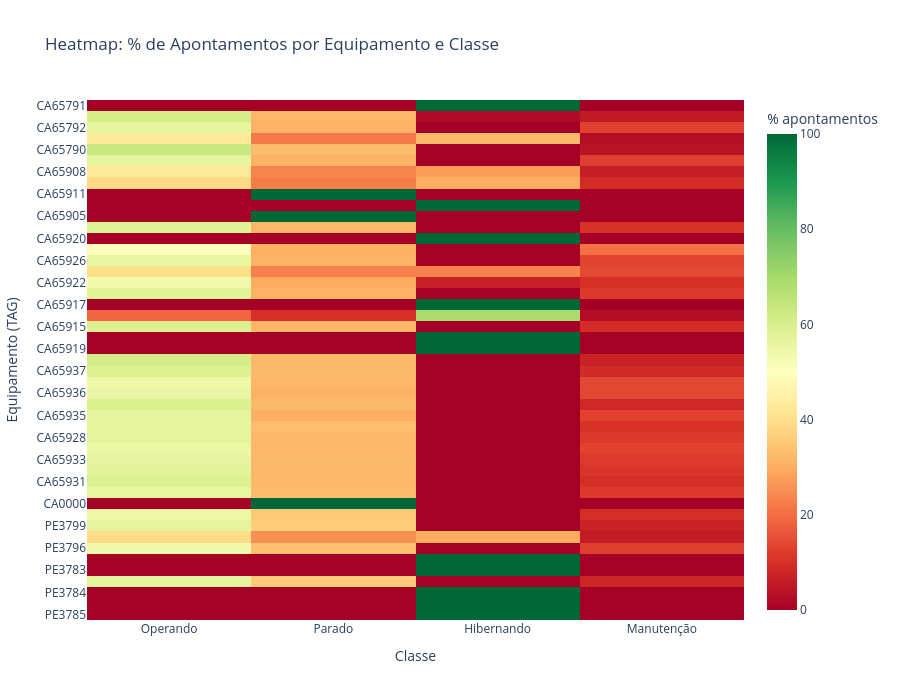

The notebook cell this image was saved under:
### Markdown cell above
## 6. Perfil Individual dos Equipamentos

### Code cell
# Heatmap: equipamento x classe (proporção do tempo)
equip_classe = (
    df.group_by(["Tag", "Frota", "Classe"])
      .len()
      .with_columns(
          (pl.col("len") / pl.col("len").sum().over("Tag") * 100)
            .round(1).alias("pct")
      )
)

pivot = equip_classe.pivot(
    on="Classe", index=["Tag", "Frota"], values="pct"
).fill_null(0).sort("Frota")

fig = px.imshow(
    pivot.select(["Operando", "Parado", "Hibernando", "Manutenção"]).to_pandas(),
    y=pivot["Tag"].to_list(),
    title="Heatmap: % de Apontamentos por Equipamento e Classe",
    labels={"x": "Classe", "y": "Equipamento (TAG)", "color": "% apontamentos"},
    color_continuous_scale="RdYlGn",
    aspect="auto",
)
fig.update_layout(height=700)
fig.show()

### Figure 1 — Plotly figure (JSON) as saved in the notebook; plotly's stock layout.template omitted (floating-point values rounded to 4 significant figures; data arrays with more than 128 entries replaced by an {"elided": "..."} marker saying what was removed)
{"data": [{"coloraxis": "coloraxis", "hovertemplate": "Classe: %{x}<br>Equipamento (TAG): %{y}<br>% apontamentos: %{z}<extra></extra>", "name": "0", "type": "heatmap", "x": ["Operando", "Parado", "Hibernando", "Manutenção"], "xaxis": "x", "y": ["CA65791", "CA65789", "CA65792", "CA65793", "CA65790", "CA65909", "CA65908", "CA65902", "CA65911", "CA65901", "CA65905", "CA65921", "CA65920", "CA65924", "CA65926", "CA65923", "CA65922", "CA65925", "CA65917", "CA65916", "CA65915", "CA65918", "CA65919", "CA5926", "CA65937", "CA65927", "CA65936", "CA65932", "CA65935", "CA5927", "CA65928", "CA65934", "CA65933", "CA65929", "CA65931", "CA65930", "CA0000", "PE3798", "PE3799", "PE3795", "PE3796", "PE3788", "PE3783", "PE3797", "PE3784", "PE3782", "PE3785"], "yaxis": "y", "z": {"elided": "47x4 float values"}}], "layout": {"coloraxis": {"colorbar": {"title": {"text": "% apontamentos"}}, "colorscale": [[0.0, "rgb(165,0,38)"], [0.1, "rgb(215,48,39)"], [0.2, "rgb(244,109,67)"], [0.3, "rgb(253,174,97)"], [0.4, "rgb(254,224,139)"], [0.5, "rgb(255,255,191)"], [0.6, "rgb(217,239,139)"], [0.7, "rgb(166,217,106)"], [0.8, "rgb(102,189,99)"], [0.9, "rgb(26,152,80)"], [1.0, "rgb(0,104,55)"]]}, "height": 700, "title": {"text": "Heatmap: % de Apontamentos por Equipamento e Classe"}, "xaxis": {"anchor": "y", "domain": [0.0, 1.0], "title": {"text": "Classe"}}, "yaxis": {"anchor": "x", "autorange": "reversed", "domain": [0.0, 1.0], "title": {"text": "Equipamento (TAG)"}}}}
